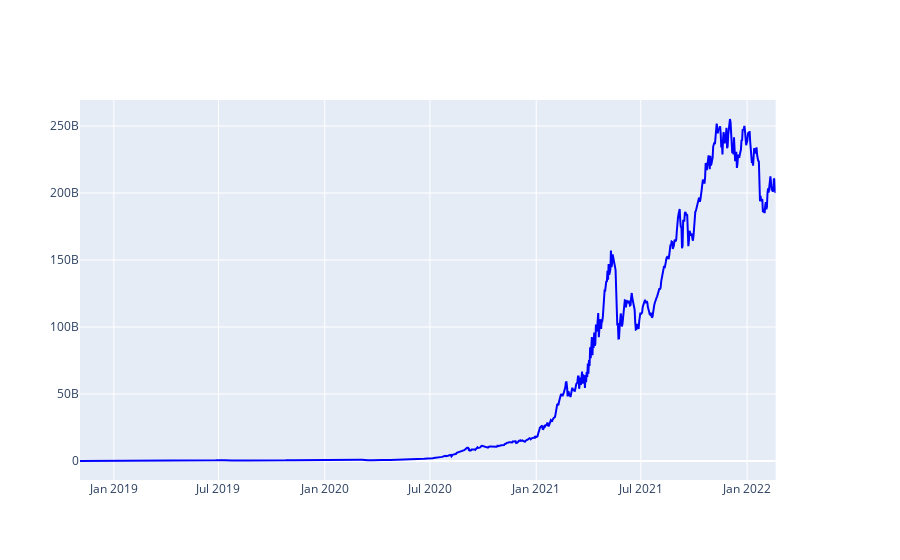

The notebook cell this image was saved under:
### Code cell
fig = go.Figure()
fig.add_trace(go.Scatter(x=date, y=value,mode='lines', name='eth_price', line_color='blue'))
fig = make_subplots(specs=[[{"secondary_y": True}]])
#eth_price = '$' + str(int(float((eth_price.json()[-1]['v']))))
fig.add_trace(go.Scatter(x=date, y=value, mode='lines', name='Total Value Locked', line_color='blue'))
fig.show()

### Figure 1 — Plotly figure (JSON) as saved in the notebook; plotly's stock layout.template omitted (floating-point values rounded to 4 significant figures; data arrays with more than 128 entries replaced by an {"elided": "..."} marker saying what was removed)
{"data": [{"line": {"color": "blue"}, "mode": "lines", "name": "Total Value Locked", "type": "scatter", "x": {"elided": "1205 str values"}, "y": {"elided": "1205 float values"}}], "layout": {"xaxis": {"anchor": "y", "domain": [0, 0.94]}, "yaxis": {"anchor": "x", "domain": [0, 1]}, "yaxis2": {"anchor": "x", "overlaying": "y", "side": "right"}}}
